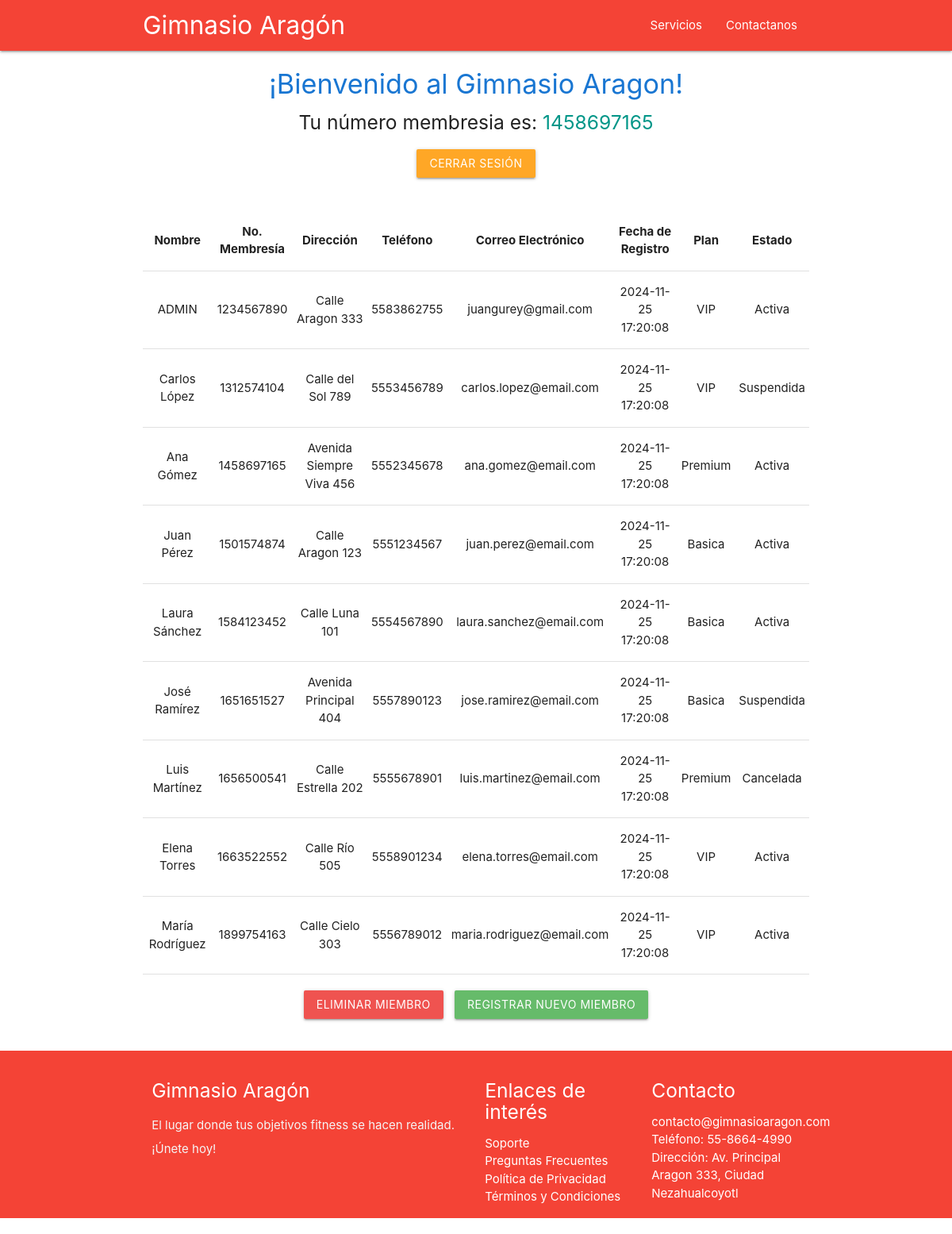
/principal.php (signed in), run on the app's committed database.
### tables this page shows
CREATE TABLE `miembro`(
        `id_miembro` INT(10) NOT NULL,
        `nombre` TEXT NOT NULL,
        `direccion` TEXT NOT NULL,
        `telefono` VARCHAR(10) NOT NULL,
        `email` TEXT NOT NULL,
        `fecha_nacimiento` DATE NOT NULL,
        `fecha_registro` DATETIME NOT NULL DEFAULT CURRENT_TIMESTAMP,
        `tipo_membresia` VARCHAR(20) NOT NULL COMMENT 'Ejemplo: Basica, Premium, VIP',
        `estado_cuenta` VARCHAR(15) NOT NULL DEFAULT 'Activa' COMMENT 'Activa, Suspendida, Cancelada',
        `password` VARCHAR(20) NOT NULL,
        
        PRIMARY KEY (`id_miembro`)
);

### principal.php (the view, shortened to what this page needs)
<?php include "./header.php"; ?>
<?php
$id_miembro = $_SESSION['id_miembro'];
echo "<div class='container center-align' style='margin-top: 20px;'>
        <h4 class='blue-text text-darken-2'>¡Bienvenido al Gimnasio Aragon!</h4>
        <h5>Tu número membresia es: <span class='teal-text'>$id_miembro</span></h5>
      </div>";
echo "<div class='container center-align' style='margin-top: 20px;'>
        <a href='Control/exit.php' class='btn waves-effect waves-light orange lighten-1'>Cerrar Sesión</a>
      </div>";
require "./Control/conexion.php";
mysqli_set_charset($conexion, 'utf8');
$consulta_sql = "SELECT * FROM miembro";
$resultado = $conexion->query($consulta_sql);
echo "<div class='container' style='overflow-x:auto; margin-top: 20px;'>
        <table class='highlight bordered responsive-table centered'>
            <thead>
                <tr>
                    <th>Nombre</th>
                    <th>No. Membresía</th>
                    <th>Dirección</th>
                    <th>Teléfono</th>
                    <th>Correo Electrónico</th>
                    <th>Fecha de Registro</th>
                    <th>Plan</th>
                    <th>Estado</th>
                </tr>
            </thead>
            <tbody>";
if (mysqli_num_rows($resultado) > 0) {
    while ($row = mysqli_fetch_assoc($resultado)) {
        echo "<tr>
                <td>" . htmlspecialchars($row['nombre']) . "</td>
                <td>" . htmlspecialchars($row['id_miembro']) . "</td>
                <td>" . htmlspecialchars($row['direccion']) . "</td>
                <td>" . htmlspecialchars($row['telefono']) . "</td>
                <td>" . htmlspecialchars($row['email']) . "</td>
                <td>" . htmlspecialchars($row['fecha_registro']) . "</td>
                <td>" . htmlspecialchars($row['tipo_membresia']) . "</td>
                <td>" . htmlspecialchars($row['estado_cuenta']) . "</td>
              </tr>";
    }
} else {
    echo "<h5 class='center-align red-text'>No hay registros disponibles</h5>";
}
echo "  </tbody>
      </table>
    </div>";
echo "<div class='container center-align' style='margin-top: 20px;'>
        <a href='eliminarUsuario.php' class='btn waves-effect waves-light red lighten-1' style='margin-right: 10px;'>Eliminar Miembro</a>
        <a href='registro.php' class='btn waves-effect waves-light green lighten-1'>Registrar Nuevo Miembro</a>
      </div>";
?>
<?php include "./footer.php"; ?>

### data on the page
miembro: nombre "ADMIN", id_miembro "1234567890", direccion "Calle Aragon 333", telefono "5583862755", email "juangurey@gmail.com", fecha_registro "2024-11-25 17:20:08", tipo_membresia "VIP", estado_cuenta "Activa"
miembro: nombre "Carlos López", id_miembro "1312574104", direccion "Calle del Sol 789", telefono "5553456789", email "carlos.lopez@email.com", fecha_registro "2024-11-25 17:20:08", tipo_membresia "VIP", estado_cuenta "Suspendida"
miembro: nombre "Ana Gómez", id_miembro "1458697165", direccion "Avenida Siempre Viva 456", telefono "5552345678", email "ana.gomez@email.com", fecha_registro "2024-11-25 17:20:08", tipo_membresia "Premium", estado_cuenta "Activa"
miembro: nombre "Juan Pérez", id_miembro "1501574874", direccion "Calle Aragon 123", telefono "5551234567", email "juan.perez@email.com", fecha_registro "2024-11-25 17:20:08", tipo_membresia "Basica", estado_cuenta "Activa"
miembro: nombre "Laura Sánchez", id_miembro "1584123452", direccion "Calle Luna 101", telefono "5554567890", email "laura.sanchez@email.com", fecha_registro "2024-11-25 17:20:08", tipo_membresia "Basica", estado_cuenta "Activa"
miembro: nombre "José Ramírez", id_miembro "1651651527", direccion "Avenida Principal 404", telefono "5557890123", email "jose.ramirez@email.com", fecha_registro "2024-11-25 17:20:08", tipo_membresia "Basica", estado_cuenta "Suspendida"
miembro: nombre "Luis Martínez", id_miembro "1656500541", direccion "Calle Estrella 202", telefono "5555678901", email "luis.martinez@email.com", fecha_registro "2024-11-25 17:20:08", tipo_membresia "Premium", estado_cuenta "Cancelada"
miembro: nombre "Elena Torres", id_miembro "1663522552", direccion "Calle Río 505", telefono "5558901234", email "elena.torres@email.com", fecha_registro "2024-11-25 17:20:08", tipo_membresia "VIP", estado_cuenta "Activa"
miembro: nombre "María Rodríguez", id_miembro "1899754163", direccion "Calle Cielo 303", telefono "5556789012", email "maria.rodriguez@email.com", fecha_registro "2024-11-25 17:20:08", tipo_membresia "VIP", estado_cuenta "Activa"

### other printed values
$id_miembro "1458697165"
